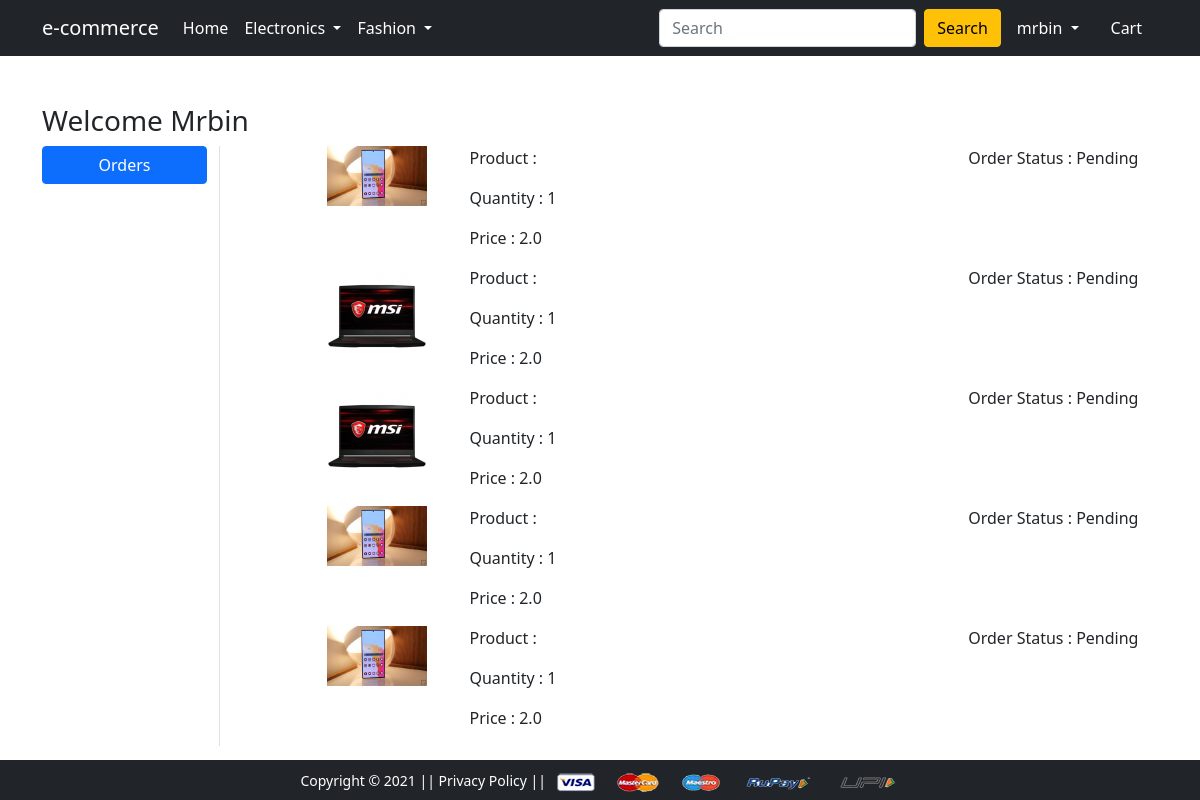
/orders (signed in), run on the app's committed database.
### app/models.py (models this page shows, shortened)
class OrderPlaced(models.Model) :
    user = models.ForeignKey(User,on_delete=models.CASCADE)
    customer = models.ForeignKey(Customer,on_delete=models.CASCADE)
    product = models.ForeignKey(Product,on_delete=models.CASCADE)
    quantity = models.PositiveBigIntegerField(default=1)
    ordered_date = models.DateTimeField(auto_now_add=True)
    status = models.CharField(max_length=50,choices=STATUS_CHOICES,default='Pending')
    payment = models.ForeignKey(Payment,on_delete=models.CASCADE,default="")
    @property
    def total_cost(self):
        return self.quantity * self.product.discounted_price

class Product(models.Model):
    title = models.CharField(max_length=100)
    selling_price = models.FloatField()
    discounted_price = models.FloatField()
    description = models.TextField()
    brand = models.CharField(max_length=100)
    category = models.CharField(choices=CATEGORY_CHOICES, max_length=2)
    product_image = models.ImageField(upload_to='product')

### app/views.py (the view)
# urls.py: path("orders", views.orders, name="orders"),
def orders(request):
    totalitem= 0
    wishitem=0
    if request.user.is_authenticated:
          totalitem = len(Cart.objects.filter(user=request.user))
    order_placed = OrderPlaced.objects.filter(user=request.user)
    return render(request,'app/orders.html',locals())

### app/templates/app/orders.html (shortened to what this page needs)
{% extends 'app/base.html' %}
{% load static %}
{% block main-content %}
<div class="container my-5">
    <div class="row">
        <h3>Welcome <span class="text-capitalize">{{request.user}}</span></h3>
        <div class="col-sm-2 border-end">
            <ul class="list-unstyled">
                <li class="d-grid"><a href="{% url 'orders' %}" class="btn btn-primary">Orders</a></li>
            </ul>
        </div>
        <div class="col-sm-9 offset-sm-1">
            {% for op in order_placed %}
            <div class="row">
                <div class="col-sm-2">
                    <img src="{{op.product.product_image.url}}" class="img-fluid" height="100" width="100">
                </div>
                <div class="col-sm-7">
                    <p>Product : {{op.product.titre}}</p>
                    <p>Quantity : {{op.quantity}}</p>
                    <p>Price : {{op.total_cost}}</p>
                </div>
                <div class="col-sm-3">
                    <p> Order Status : {{op.status}}</p>
                            </div>
                        </div>
                        {% endfor %}
                    </div>
                </div>
            </div>
            {% endblock main-content %}

### app/templates/app/base.html (shortened to what this page needs)
<!doctype html>
{% load static %}
<html lang="en">
  <head>
    <link href="https://cdn.jsdelivr.net/npm/bootstrap@5.0.0-beta1/dist/css/bootstrap.min.css" rel="stylesheet">
    <link rel="stylesheet" href="{% static 'app/css/owl.carousel.min.css' %}">
    <link rel="stylesheet" href="{% static 'app/css/all.min.css' %}">
    <link rel="stylesheet" href="{% static 'app/css/style.css' %}">
  </head>
  <body>
    <nav class="navbar navbar-expand-lg navbar-dark bg-dark">
     <div class="container">
       <a class="navbar-brand" href="/">e-commerce</a>
       <div class="collapse navbar-collapse" id="navbarSupportedContent">
         <ul class="navbar-nav me-auto mb-2 mb-lg-0">
          {% if request.user.is_authenticated %}
           <li class="nav-item">
             <a class="nav-link active" aria-current="page" href="/">Home</a>
           </li>
           <li class="nav-item dropdown">
             <a class="nav-link dropdown-toggle text-white" href="#" id="electronicsDropdown" role="button" data-bs-toggle="dropdown" aria-expanded="false">
               Electronics
             </a>
           </li>
           <li class="nav-item dropdown">
             <a class="nav-link dropdown-toggle text-white" href="#" id="fashionDropdown" role="button" data-bs-toggle="dropdown" aria-expanded="false">
               Fashion
             </a>
           </li>
         </ul>
         <form class="d-flex" role="search" action="/search">
           <input class="form-control me-2" type="search" placeholder="Search" name="search" aria-label="Search">
           <button class="btn btn-warning" type="submit">Search</button>
         </form>
         <div>
          <ul class="navbar-nav me-auto mb-2 mb-lg-0">
           <li class="nav-item dropdown mx-2">
              <a class="nav-link dropdown-toggle text-white" href="#" id="profileDropdown" role="button" data-bs-toggle="dropdown" aria-expanded="false">
                {{request.user}}
              </a>
            </li>
            <li class="nav-item mx-2">
             <a href="{% url 'showcart' %}" class="nav-link text-white">  Cart </a>
            </li>
            {% endif %}
          </ul>
         </div>
       </div>
     </div>
    </nav>
    {% block main-content %} {% endblock main-content %}
    <footer class="container-fluid fixed-bottom bg-dark text-center p-2 mt-5 text-white">
        <small class="text-white">Copyright &copy; 2021 || Privacy Policy || </small>
        <img src="{% static 'app/images/payment.png' %}" alt="" srcset="" class="img-fluid" height="2px">
    </footer>
  </body>
</html>

### data on the page
OrderPlaced: product.product_image (picture), quantity "1", total_cost "2.0", status "Pending"
OrderPlaced: product.product_image (picture), quantity "1", total_cost "2.0", status "Pending"
OrderPlaced: product.product_image (picture), quantity "1", total_cost "2.0", status "Pending"
OrderPlaced: product.product_image (picture), quantity "1", total_cost "2.0", status "Pending"
OrderPlaced: product.product_image (picture), quantity "1", total_cost "2.0", status "Pending"

### other printed values
{{ request.user }} "mrbin"
{{ request.user }} "Mrbin"
